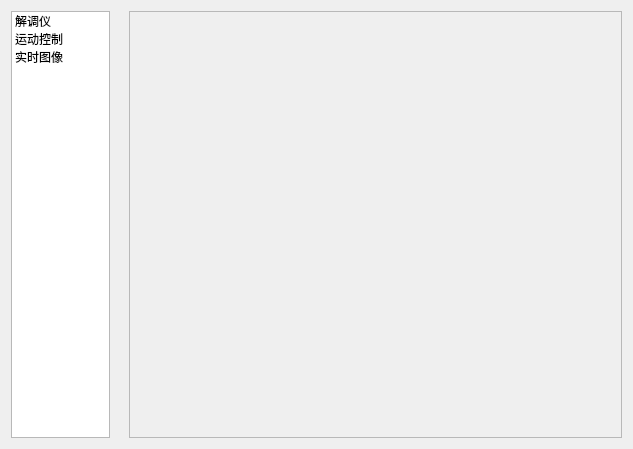
<?xml version="1.0" encoding="UTF-8"?>
<ui version="4.0">
 <class>Dialog</class>
 <widget class="QDialog" name="Dialog">
  <property name="geometry">
   <rect>
    <x>0</x>
    <y>0</y>
    <width>633</width>
    <height>449</height>
   </rect>
  </property>
  <property name="sizePolicy">
   <sizepolicy hsizetype="Fixed" vsizetype="Preferred">
    <horstretch>1</horstretch>
    <verstretch>0</verstretch>
   </sizepolicy>
  </property>
  <property name="windowTitle">
   <string>Dialog</string>
  </property>
  <layout class="QGridLayout" name="gridLayout">
   <item row="0" column="0">
    <widget class="QListWidget" name="listWidget">
     <property name="sizePolicy">
      <sizepolicy hsizetype="Expanding" vsizetype="Expanding">
       <horstretch>1</horstretch>
       <verstretch>0</verstretch>
      </sizepolicy>
     </property>
     <item>
      <property name="text">
       <string>解调仪</string>
      </property>
     </item>
     <item>
      <property name="text">
       <string>运动控制</string>
      </property>
     </item>
     <item>
      <property name="text">
       <string>实时图像</string>
      </property>
     </item>
    </widget>
   </item>
   <item row="0" column="1">
    <spacer name="horizontalSpacer">
     <property name="orientation">
      <enum>Qt::Horizontal</enum>
     </property>
     <property name="sizeHint" stdset="0">
      <size>
       <width>13</width>
       <height>20</height>
      </size>
     </property>
    </spacer>
   </item>
   <item row="0" column="2">
    <widget class="QFrame" name="frame_2">
     <property name="sizePolicy">
      <sizepolicy hsizetype="Preferred" vsizetype="Preferred">
       <horstretch>5</horstretch>
       <verstretch>0</verstretch>
      </sizepolicy>
     </property>
     <property name="frameShape">
      <enum>QFrame::StyledPanel</enum>
     </property>
     <property name="frameShadow">
      <enum>QFrame::Raised</enum>
     </property>
     <layout class="QGridLayout" name="gridLayout_3">
      <item row="0" column="0">
       <widget class="QStackedWidget" name="stackedWidget">
        <property name="sizePolicy">
         <sizepolicy hsizetype="Preferred" vsizetype="Preferred">
          <horstretch>3</horstretch>
          <verstretch>0</verstretch>
         </sizepolicy>
        </property>
        <property name="currentIndex">
         <number>1</number>
        </property>
        <widget class="QWidget" name="page"/>
        <widget class="QWidget" name="page_2"/>
       </widget>
      </item>
     </layout>
    </widget>
   </item>
  </layout>
 </widget>
 <layoutdefault spacing="6" margin="11"/>
 <resources/>
 <connections/>
</ui>
